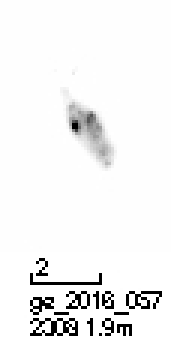
#> input picture inst/extdata/16195419.jpg, 57 x 115 px (shown 3 times larger)
$ python -i morph.py   (imports and definitions only)
#> lines starting #> are read from the running program, lines starting #| are printed output that depends on the picture; after the words box and inside, x2 and y2 are one past the last pixel; in counts of white or black regions, pixels touching at a corner belong together
## I/O ----

# Read an image file
# [8 lines left out: function img_read, not called in this run]

# Read an image file, invert it, return a ndarray
def img_prepare(path):
#> called with path = '../extdata/16195419.jpg'
    import skimage as im
    from skimage import io
    # read image (as 64bit floating point grey scale)
    img = io.imread(path, as_gray=True)
#> img is the input picture: shape (115, 57) float64; min 0, max 1, mean 0.953
    # make sure it is in greyscale, 64bits format
    img = im.img_as_float(img)
    # invert it (useful for future processing)
    img = im.util.invert(img)
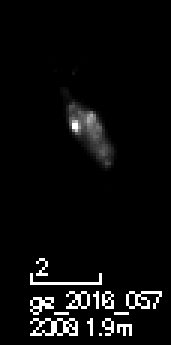
#> img: shape (115, 57) float64 (shown 3 times larger); min 0, max 1, mean 0.0472
    return(img)

# Invert an image and save it to a file
def img_save(path, img, quality=100):
    import skimage as im
    im.io.imsave(path, im.img_as_ubyte(img), check_contrast=False, quality=quality)
    pass

# Show an array as an image
# [4 lines left out: function v, not called in this run]

# Extract largest particle and write it to a file
def img_crop_largest(in_path, out_path, t=0, r=0, b=0, l=0, threshold=0):
    import skimage as im
    # read image as grey levels
    x = img_prepare(in_path)
    # pre-crop some useless portions
    xc = im.util.crop(x, ((t,b),(l,r)))
    # find the larger particle in the remaining
    xc = autocrop(xc, threshold)
    # invert to white background
    xc = im.util.invert(xc)
    # save the file
    img_save(out_path, xc, quality=100)
    pass


## MEASURE ----

# Fast area computation from a RegionProperties object
def fast_area(x):
    import numpy as np
    return(np.sum(x._label_image[x._slice] == x.label))

# Extract measurements for the largest object in an image
def measure_largest(x, threshold=0):
#> called with threshold = 0
    from skimage import measure
    import numpy as np
    # make binary
    xb = x > threshold
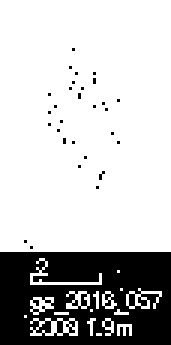
#> xb: shape (115, 57) bool (shown 3 times larger); 76.4% white; 30 black regions (29 under 20 px)
    xl = measure.label(xb, background=False, connectivity=2)
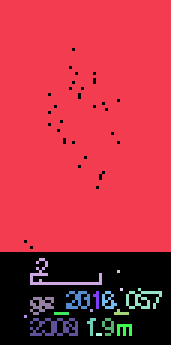
#> xl: shape (115, 57) int32 (shown 3 times larger); 19 distinct labels, from 0 to 18; one colour per label, 0 black
    # keep only the largest particle
    props = measure.regionprops(label_image=xl, intensity_image=x)
#> props = 18 regions; largest, box (x1, y1, x2, y2) and area: (0, 0, 57, 84) 4754, (10, 106, 26, 112) 49, (10, 86, 34, 95) 44, (42, 96, 54, 103) 34, (10, 99, 18, 105) 27
    areas = [fast_area(x) for x in props]
#> areas = [4754, 44, 1, 1, 34, 26, 7, 15, 27, 1, 6, 5, 1, 49, 8, 12, 14, 2]
    props = props[np.argmax(areas)]
    return(props)

# [66 lines left out: functions img_props_largest, mark_centroid, rotate, pad_to_center, center, not called in this run]

# Extract the pixels corresponding to the largest object in an image
def autocrop(x, threshold=0):
    props = measure_largest(x, threshold)
    # extract its values = the crop
    xc = props.intensity_image
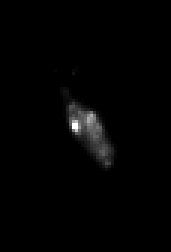
#> xc: shape (84, 57) float64 (shown 3 times larger); min 0, max 1, mean 0.0157
    return(xc)


## ACTUAL MORPHING ----

# Morph several images into one
# [76 lines left out: functions morph, morph_dir, not called in this run]

# [8 lines of commented-out code are left out]

>>> result = img_crop_largest('../extdata/16195419.jpg', 'out.png')
#> in img_crop_largest, `xc = im.util.invert(xc)`:
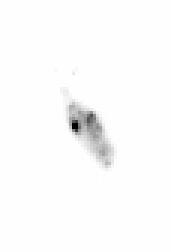
#> xc: shape (84, 57) float64 (shown 3 times larger); min 0, max 1, mean 0.984
